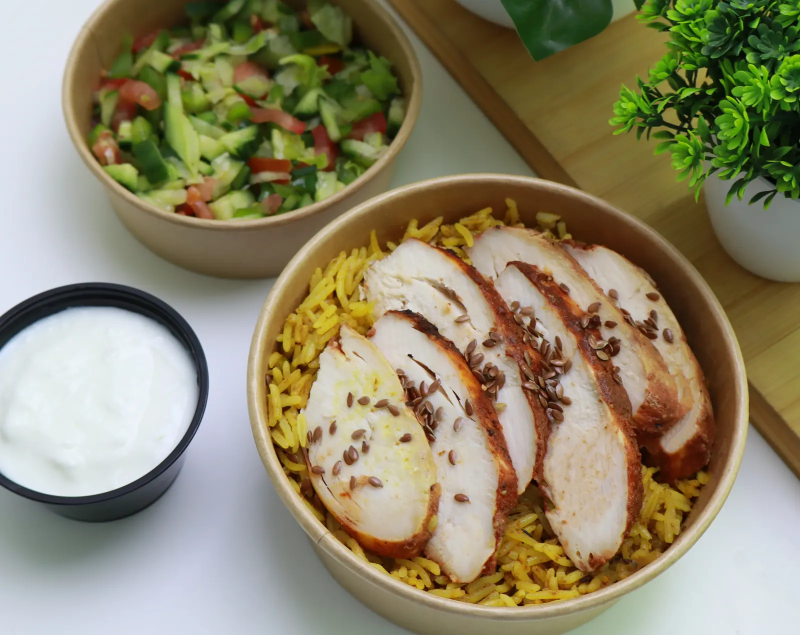
#> input picture assets/hero/mandi-chicken-rice.webp, 1600 x 1270 px (shown at 1/2 size)
$ python build_image_set.py
#> lines starting #> are read from the running program, lines starting #| are printed output that depends on the picture
"""Phase 6 image build.

1. Normalize freshly downloaded Pexels JPEGs into assets/menu/representative/
   (consistent 3:2 crop, WebP, never upscaled).
2. Rebuild assets/menu/thumbs/ (500 px 3:2 cards) for every representative
   image so menu cards never download full-size artwork.
3. Build responsive hero variants (assets/hero/*-1600/-900/-640.webp).
4. Build favicon / apple-touch-icon from the supplied brand mark.

Run:  python scripts/build_image_set.py
"""
from __future__ import annotations

import json
import os
from PIL import Image, ImageOps

ROOT = os.path.dirname(os.path.dirname(os.path.abspath(__file__)))
RAW = os.path.join(ROOT, "build", "img-raw")
REP = os.path.join(ROOT, "assets", "menu", "representative")
THUMBS = os.path.join(ROOT, "assets", "menu", "thumbs")
HERO = os.path.join(ROOT, "assets", "hero")
LOGO = os.path.join(ROOT, "assets", "logo")
RATIO = 3 / 2

report: dict = {"normalized": [], "thumbs": 0, "warnings": [], "hero": [], "icons": []}


def cover_crop(img: Image.Image, ratio: float = RATIO) -> Image.Image:
    """Center-crop to `ratio` (landscape) without changing pixels otherwise."""
    w, h = img.size
    current = w / h
    if abs(current - ratio) < 0.01:
        return img
    if current > ratio:  # too wide -> trim sides
        new_w = int(round(h * ratio))
        left = (w - new_w) // 2
        return img.crop((left, 0, left + new_w, h))
    new_h = int(round(w / ratio))
    top = int(round((h - new_h) * 0.42))  # favour the upper-middle where food sits
    return img.crop((0, top, w, top + new_h))


def fit(img: Image.Image, max_w: int, max_h: int) -> Image.Image:
    """Downscale only; never enlarge (avoids introducing blur)."""
    w, h = img.size
    scale = min(max_w / w, max_h / h, 1.0)
    if scale >= 1.0:
        return img
    return img.resize((max(1, int(round(w * scale))), max(1, int(round(h * scale)))), Image.LANCZOS)


def save(img: Image.Image, dest: str, quality: int) -> int:
    os.makedirs(os.path.dirname(dest), exist_ok=True)
    img.save(dest, "WEBP", quality=quality, method=6)
    return os.path.getsize(dest)


# 1 --------------------------------------------------------------- normalize
manifest = json.load(open(os.path.join(ROOT, "scripts", "image-manifest.json"), encoding="utf-8"))
#> (reads scripts/image-manifest.json from the repository)
for entry in manifest:
    src = os.path.join(RAW, f"{entry['id']}.jpg")
    dest = os.path.join(ROOT, "assets", "menu", "representative", entry["target"].replace("/", os.sep))
    if not os.path.exists(src):
        report["warnings"].append(f"missing raw download for {entry['id']} ({entry['target']})")
        continue
    with Image.open(src) as im:
        im = ImageOps.exif_transpose(im).convert("RGB")
        full = save(fit(cover_crop(im), 900, 600), dest, 78)
    report["normalized"].append(
        {"target": entry["target"], "photoId": entry["id"], "alt": entry["alt"],
         "size": list(Image.open(dest).size), "bytes": full}
    )

# 2 --------------------------------------------------------------- thumbnails
for folder, _dirs, files in os.walk(REP):
    for name in sorted(files):
        if not name.endswith(".webp"):
            continue
        src = os.path.join(folder, name)
        rel = os.path.relpath(src, REP)
        dest = os.path.join(THUMBS, rel)
        with Image.open(src) as im:
            thumb_img = fit(cover_crop(im.convert("RGB")), 500, 334)
        save(thumb_img, dest, 72)
        report["thumbs"] += 1

# 3 ------------------------------------------------------------------- hero
hero_src = os.path.join(HERO, "mandi-chicken-rice.webp")
if os.path.exists(hero_src):
    with Image.open(hero_src) as im:
#> im is the input picture: PIL image 1600x1270 RGB; mean R, G, B 141.7, 133.7, 105.4
        base = im.convert("RGB")
    for width in (1600, 900, 640):
        dest = os.path.join(HERO, f"mandi-chicken-rice-{width}.webp")
        img = fit(cover_crop(base, 16 / 9 if width == 1600 else 16 / 10), width, 10000)
        report["hero"].append({"file": os.path.basename(dest), "size": list(img.size),
                               "bytes": save(img, dest, 76)})
#> this loop made 3 passes
#> scale in fit on passes 1 to 3: 1, 0.562, 0.4
#> pass 1, `img = fit(cover_crop(base, 16 / 9 if width == 1600 else 16 / 10), widt..`:
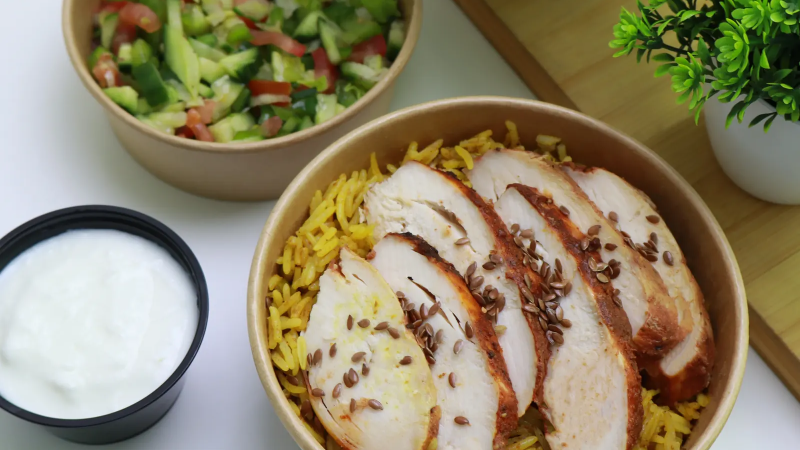
#> img: PIL image 1600x900 RGB (shown at 1/2 size); mean R, G, B 144.1, 133, 103.9
#> pass 2, `img = fit(cover_crop(base, 16 / 9 if width == 1600 else 16 / 10), widt..`:
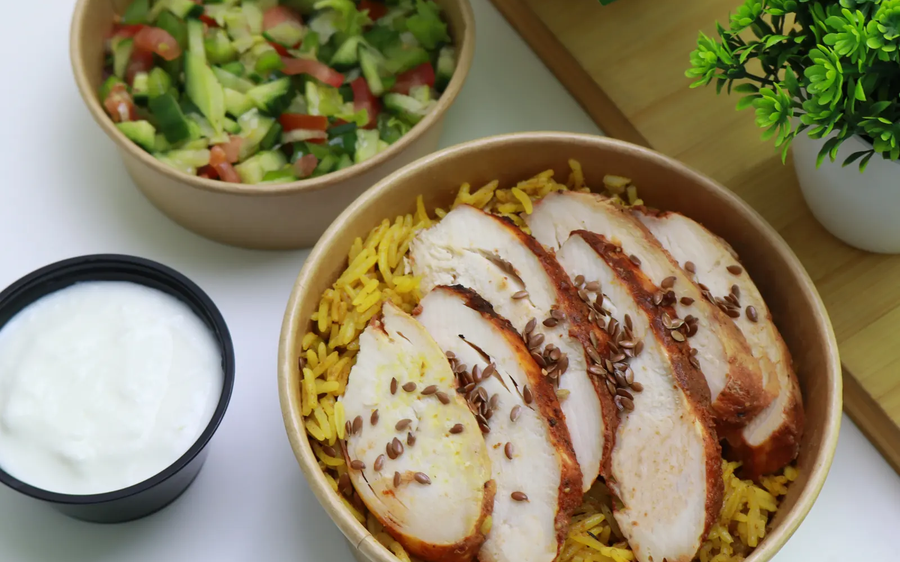
#> img: PIL image 900x562 RGB; mean R, G, B 142.9, 132.5, 103.1

# 4 ------------------------------------------------------------------ icons
brand = None
for candidate in os.listdir(ROOT):
    if candidate.lower().endswith(".png") and ("logo" in candidate.lower() or "\u0634\u0639\u0627\u0631" in candidate):
        brand = os.path.join(ROOT, candidate)
        break
if brand:
    with Image.open(brand) as im:
        im = ImageOps.exif_transpose(im).convert("RGBA")
        square = ImageOps.center_crop(im, (min(im.size), min(im.size))) if hasattr(ImageOps, "center_crop") else im.crop(
            ((im.width - min(im.size)) // 2, (im.height - min(im.size)) // 2,
             (im.width - min(im.size)) // 2 + min(im.size), (im.height - min(im.size)) // 2 + min(im.size)))
        for size, name in ((192, "favicon-192.png"), (48, "favicon-48.png"), (180, "apple-touch-icon.png")):
            os.makedirs(LOGO, exist_ok=True)
            out = square.resize((size, size), Image.LANCZOS)
            path = os.path.join(LOGO, name)
            out.save(path, "PNG", optimize=True)
            report["icons"].append({"file": f"assets/logo/{name}", "px": size, "bytes": os.path.getsize(path)})
else:
    report["warnings"].append("brand mark PNG not found; favicons not generated")

total_bytes = sum(x["bytes"] for x in report["normalized"])
report["normalized_bytes"] = total_bytes
os.makedirs(os.path.join(ROOT, "build"), exist_ok=True)
json.dump(report, open(os.path.join(ROOT, "build", "image-build-report.json"), "w", encoding="utf-8"),
          indent=2, ensure_ascii=False)
print(f"normalized {len(report['normalized'])} images ({total_bytes/1024:.0f} KB), "
      f"thumbs {report['thumbs']}, hero {len(report['hero'])}, icons {len(report['icons'])}")
for warning in report["warnings"]:
    print("  WARN:", warning)
